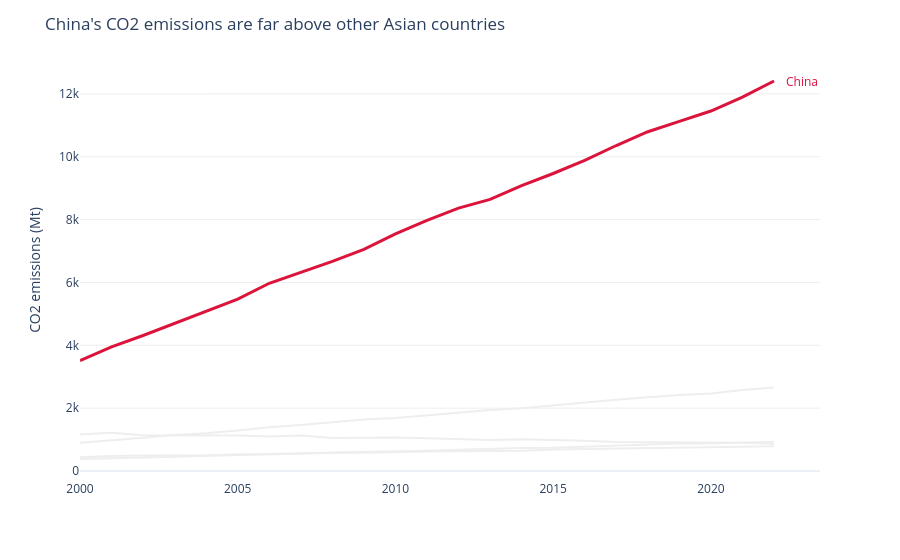

The notebook cell saved with this chart:
### Markdown cell above
---
## Task 2 — A line chart showing CO2 emissions over time for all Asian countries in the dataset, with one country highlighted.

**same requirements as Task1**

### Code cell
# Task — Multi-series line with highlight
# YOUR CODE HERE
# Task 2: CO2 emissions for Asian countries, with China highlighted

asia = df[df['Region'] == 'Asia']
highlight = 'China'

# Draw every Asian country in light grey first
fig = px.line(
    asia, x='Year', y='CO2_Mt', line_group='Country',
    color_discrete_sequence=['#EEEEEE'],
    labels={'Year': '', 'CO2_Mt': 'CO2 emissions (Mt)'}
)

# Add China as the coloured line
china = asia[asia['Country'] == highlight]
fig.add_scatter(
    x=china['Year'], y=china['CO2_Mt'],
    mode='lines', name=highlight, line=dict(color='crimson', width=3),
    showlegend=False
)

# Label China at the end of its line
last = china[china['Year'] == china['Year'].max()].iloc[0]
fig.add_annotation(
    x=last['Year'], y=last['CO2_Mt'], text=highlight,
    showarrow=False, xshift=28, font=dict(color='crimson')
)

fig.update_layout(
    title="China's CO2 emissions are far above other Asian countries",
    template='plotly_white', showlegend=False
)
fig.update_xaxes(showgrid=False)
fig.update_yaxes(showgrid=True, gridcolor='#EEEEEE')
fig.show()

### Figure 1 — Plotly figure (JSON) as saved in the notebook; plotly's stock layout.template omitted (floating-point values rounded to 4 significant figures)
{"data": [{"hovertemplate": "Country=China<br>=%{x}<br>CO2 emissions (Mt)=%{y}<extra></extra>", "legendgroup": "", "line": {"color": "#EEEEEE", "dash": "solid"}, "marker": {"symbol": "circle"}, "mode": "lines", "name": "", "orientation": "v", "showlegend": false, "type": "scatter", "x": [2000, 2001, 2002, 2003, 2004, 2005, 2006, 2007, 2008, 2009, 2010, 2011, 2012, 2013, 2014, 2015, 2016, 2017, 2018, 2019, 2020, 2021, 2022], "xaxis": "x", "y": [3514.0, 3952.0, 4312.0, 4692.0, 5079.0, 5468.0, 5974.0, 6323.0, 6673.0, 7053.0, 7543.0, 7972.0, 8365.0, 8641.0, 9078.0, 9466.0, 9887.0, 10360.0, 10790.0, 11130.0, 11450.0, 11900.0, 12410.0], "yaxis": "y"}, {"hovertemplate": "Country=India<br>=%{x}<br>CO2 emissions (Mt)=%{y}<extra></extra>", "legendgroup": "", "line": {"color": "#EEEEEE", "dash": "solid"}, "marker": {"symbol": "circle"}, "mode": "lines", "name": "", "orientation": "v", "showlegend": false, "type": "scatter", "x": [2000, 2001, 2002, 2003, 2004, 2005, 2006, 2007, 2008, 2009, 2010, 2011, 2012, 2013, 2014, 2015, 2016, 2017, 2018, 2019, 2020, 2021, 2022], "xaxis": "x", "y": [901.6, 974.6, 1056.0, 1146.0, 1205.0, 1291.0, 1396.0, 1466.0, 1542.0, 1637.0, 1687.0, 1774.0, 1865.0, 1945.0, 1994.0, 2092.0, 2177.0, 2267.0, 2345.0, 2419.0, 2466.0, 2580.0, 2661.0], "yaxis": "y"}, {"hovertemplate": "Country=Japan<br>=%{x}<br>CO2 emissions (Mt)=%{y}<extra></extra>", "legendgroup": "", "line": {"color": "#EEEEEE", "dash": "solid"}, "marker": {"symbol": "circle"}, "mode": "lines", "name": "", "orientation": "v", "showlegend": false, "type": "scatter", "x": [2000, 2001, 2002, 2003, 2004, 2005, 2006, 2007, 2008, 2009, 2010, 2011, 2012, 2013, 2014, 2015, 2016, 2017, 2018, 2019, 2020, 2021, 2022], "xaxis": "x", "y": [1166.0, 1220.0, 1136.0, 1131.0, 1151.0, 1127.0, 1101.0, 1133.0, 1050.0, 1061.0, 1064.0, 1042.0, 1005.0, 990.9, 1010.0, 996.6, 967.4, 925.1, 916.6, 914.5, 902.8, 898.1, 865.1], "yaxis": "y"}, {"hovertemplate": "Country=South Korea<br>=%{x}<br>CO2 emissions (Mt)=%{y}<extra></extra>", "legendgroup": "", "line": {"color": "#EEEEEE", "dash": "solid"}, "marker": {"symbol": "circle"}, "mode": "lines", "name": "", "orientation": "v", "showlegend": false, "type": "scatter", "x": [2000, 2001, 2002, 2003, 2004, 2005, 2006, 2007, 2008, 2009, 2010, 2011, 2012, 2013, 2014, 2015, 2016, 2017, 2018, 2019, 2020, 2021, 2022], "xaxis": "x", "y": [438.1, 481.5, 490.6, 490.8, 494.6, 537.2, 539.0, 566.1, 570.0, 585.4, 595.9, 620.6, 631.1, 649.6, 646.2, 686.5, 704.0, 706.0, 738.5, 750.8, 755.8, 777.3, 789.5], "yaxis": "y"}, {"hovertemplate": "Country=Indonesia<br>=%{x}<br>CO2 emissions (Mt)=%{y}<extra></extra>", "legendgroup": "", "line": {"color": "#EEEEEE", "dash": "solid"}, "marker": {"symbol": "circle"}, "mode": "lines", "name": "", "orientation": "v", "showlegend": false, "type": "scatter", "x": [2000, 2001, 2002, 2003, 2004, 2005, 2006, 2007, 2008, 2009, 2010, 2011, 2012, 2013, 2014, 2015, 2016, 2017, 2018, 2019, 2020, 2021, 2022], "xaxis": "x", "y": [382.8, 400.4, 430.7, 453.8, 482.6, 501.9, 533.0, 551.8, 586.6, 602.5, 614.5, 647.3, 680.1, 717.7, 736.3, 738.2, 768.8, 813.7, 834.8, 872.3, 876.5, 898.5, 930.5], "yaxis": "y"}, {"line": {"color": "crimson", "width": 3}, "mode": "lines", "name": "China", "showlegend": false, "type": "scatter", "x": [2000, 2001, 2002, 2003, 2004, 2005, 2006, 2007, 2008, 2009, 2010, 2011, 2012, 2013, 2014, 2015, 2016, 2017, 2018, 2019, 2020, 2021, 2022], "y": [3514.0, 3952.0, 4312.0, 4692.0, 5079.0, 5468.0, 5974.0, 6323.0, 6673.0, 7053.0, 7543.0, 7972.0, 8365.0, 8641.0, 9078.0, 9466.0, 9887.0, 10360.0, 10790.0, 11130.0, 11450.0, 11900.0, 12410.0]}], "layout": {"annotations": [{"font": {"color": "crimson"}, "showarrow": false, "text": "China", "x": 2022, "xshift": 28, "y": 12410.0}], "legend": {"tracegroupgap": 0}, "margin": {"t": 60}, "showlegend": false, "title": {"text": "China's CO2 emissions are far above other Asian countries"}, "xaxis": {"anchor": "y", "domain": [0, 1], "showgrid": false, "title": {"text": ""}}, "yaxis": {"anchor": "x", "domain": [0, 1], "gridcolor": "#EEEEEE", "showgrid": true, "title": {"text": "CO2 emissions (Mt)"}}}}
